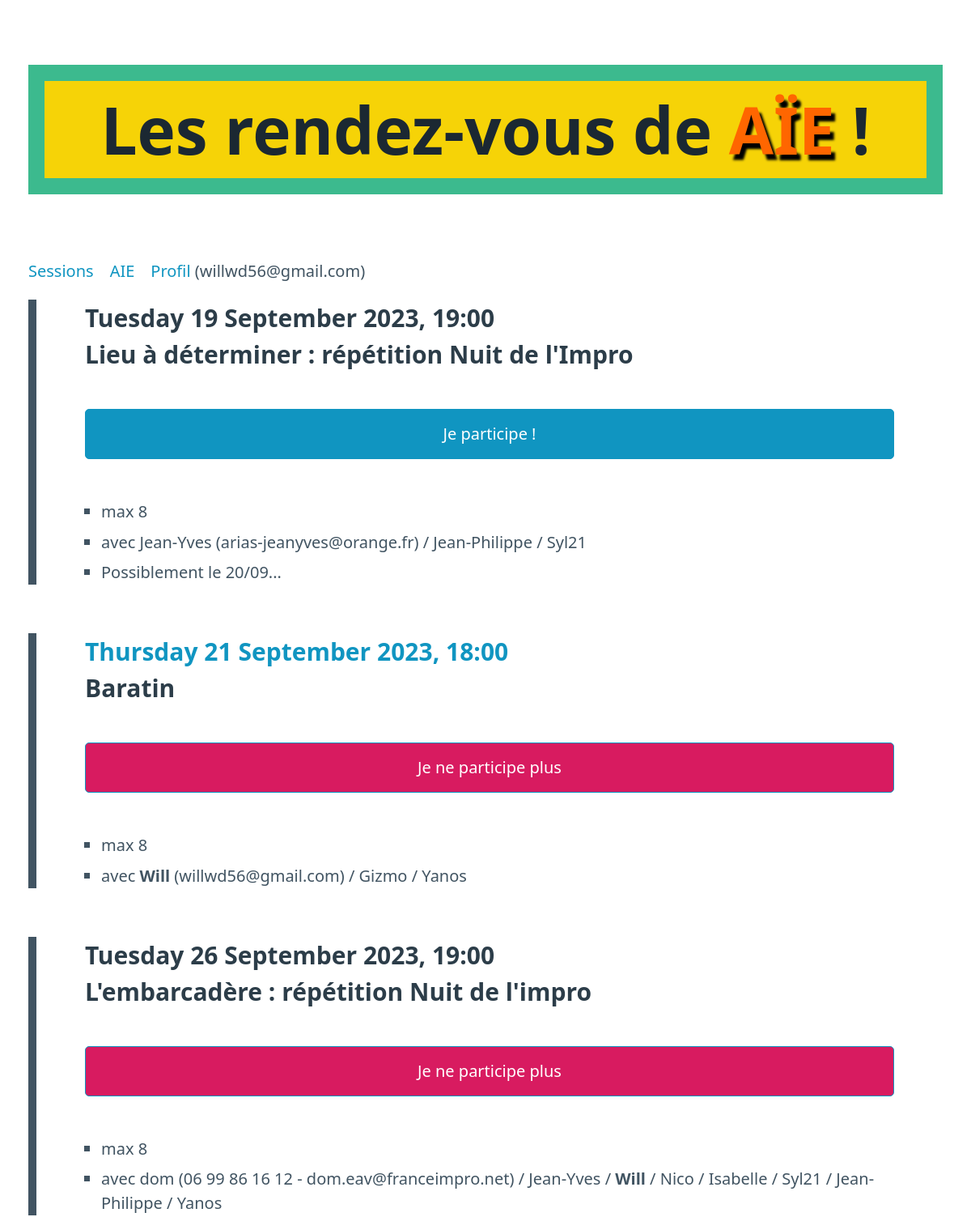
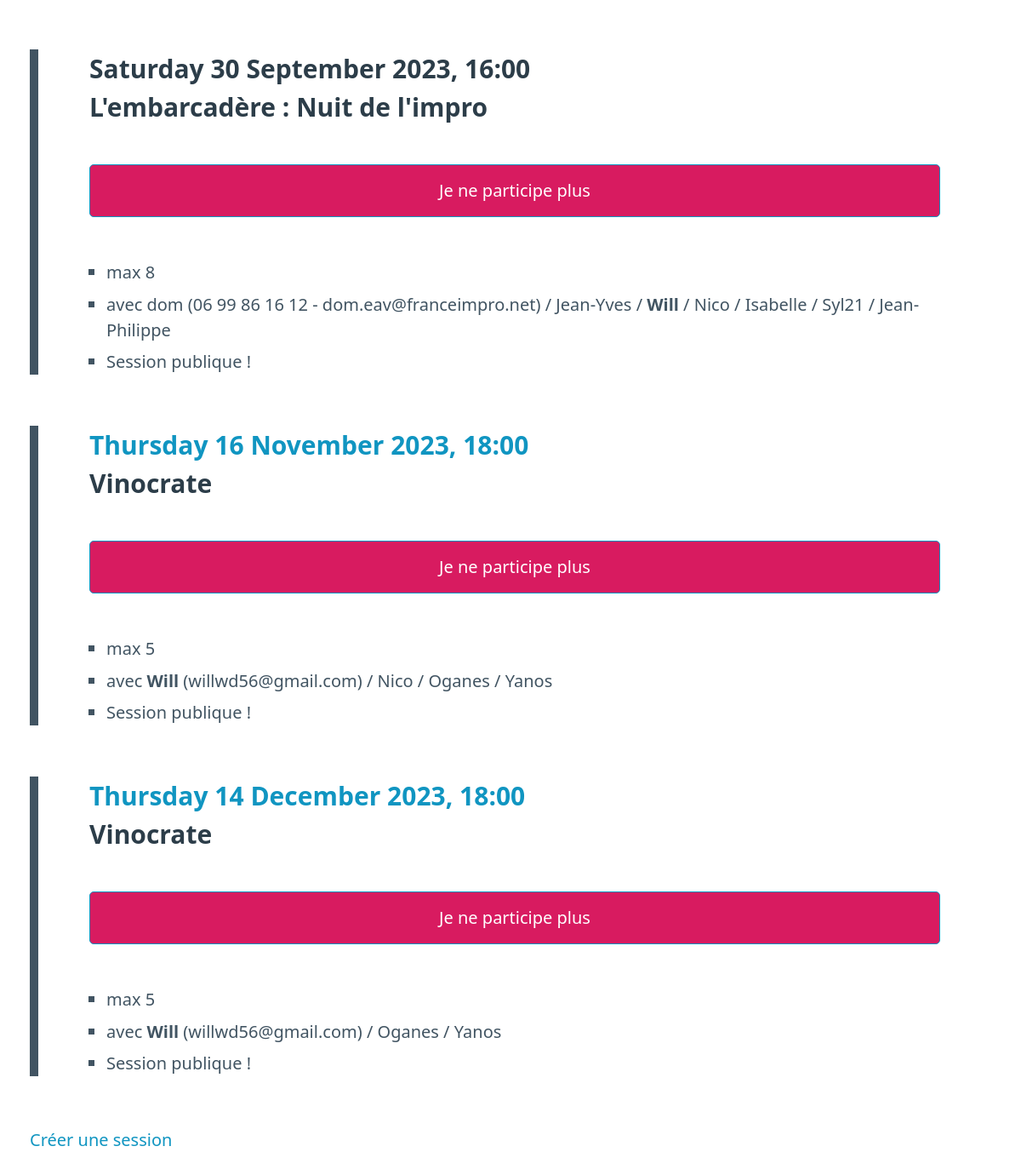
The app's page /291c6ca8235540329d23e912b19f2dca/sessions/ with its own data (2 pictures, top to bottom).
### models.py (models this page shows)
class Member(Model):
    uuid = UUIDField(index=True, unique=True)
    name = CharField(unique=True, default='')
    email = CharField(index=True, unique=True, default='')
    phone = CharField(default='')
    infos = TextField(default='')
    admin = BooleanField(default=False)
    class Meta:
        database = db

class Session(Model):
    place = CharField(default='')
    when = DateTimeField()
    notes = TextField(default='')
    public = BooleanField(default=False)
    max_attendees = IntegerField()
    class Meta:
        database = db

class SessionAttendee(Model):
    session = ForeignKeyField(Session, index=True, backref='attendees')
    member = ForeignKeyField(Member)
    lead = BooleanField()
    class Meta:
        database = db

### server.py (the view, shortened to what this page needs)
@app.route('/<uuid>/sessions/', methods=['GET', 'POST'])
def sessions(uuid):
    member = Member.get(Member.uuid == uuid)
    sessions = Session.select().where(Session.when > datetime.now().date()).order_by(Session.when.asc())
    return render_template('sessions.html', sessions=sessions, uuid=uuid, member=member, SessionAttendee=SessionAttendee)

### server.py (called while the page is built)
@app.before_request
def _db_connect():
    db.connect()

@app.teardown_request
def _db_close(exc):
    if not db.is_closed():
        db.close()

### templates/sessions.html (shortened to what this page needs)
{% extends "base.html" %}
{% block content %}
{% for session in sessions %}
{% set participation = SessionAttendee.get_or_none(SessionAttendee.member == member, SessionAttendee.session == session) %}
{% set session_date = session.when.strftime('%A %d %B %Y, %H:%M') %}
<div class="session">
  <h3>
    {% if member.admin or participation and participation.lead %}
    <a href="{{ url_for('edit_session', uuid=member.uuid, session_id=session.id) }}">{{ session_date }}</a>
    {% else %}
    {{ session_date }}
    {% endif %}
    <br/>{{ session.place }}
  </h3>
  <form method="POST">
    {% if participation %}
    <input type="submit" class="warning" value="Je ne participe plus"></input>
    {% else %}
    <input type="submit" value="Je participe !"></input>
    {% endif %}
  </form>
  <ul>
    {% if session.max_attendees %}
    <li>max {{ session.max_attendees }}</li>
    {% endif %}
    <li>avec
      {% for attendee in session.attendees %}
      {% if not loop.first %} / {% endif %}
      {% if attendee.member == member %}
      <b>{{ attendee.member.name }}</b>
      {% else %}
      {{ attendee.member.name }}
      {% endif %}
      {% if attendee.lead %}
      ({% if attendee.member.phone %}{{ attendee.member.phone }} - {% endif %}{{ attendee.member.email }})
      {% endif %}
      {% endfor %}
    </li>
    {% if session.notes %}
    <li>
      {{ session.notes }}
    </li>
    {% endif %}
    {% if session.public %}
    <li>
      Session publique !
    </li>
    {% endif %}
  </ul>
</div>
{% endfor %}
<a href="{{ url_for('edit_session', uuid=member.uuid) }}">Créer une session</a>
{% endblock %}

### templates/base.html (shortened to what this page needs)
<!DOCTYPE html>
<html lang="fr">
  <head>
    <link rel="stylesheet" href="/static/pico.min.css">
  </head>
  <body>
    <main class="container">
      <h1>Les rendez-vous de <span class="aie">AÏE</span> !</h1>
      {% if member %}
      <nav>
	<ul>
	  <li><a href="{{ url_for('sessions', uuid=member.uuid) }}">Sessions</a></li>
	  <li><a href="https://aie.franceimpro.net">AIE</a></li>
	  <li><a href="{{ url_for('profile', uuid=member.uuid) }}">Profil</a> ({{ member.email }})</li>
	</ul>
      </nav>
      {% endif %}
      {% block content %}
      {% endblock %}
    </main>
  </body>
</html>

### templates/base.html (style rules this page uses)
:root .warning { --background-color: #d81b60; }
:root .session { padding: 0em 3em; border-left: 0.5em solid; margin-bottom: 3em; }
h1 { background-color: #f6d307; padding: 0em; text-align: center; border: 20px solid #3cba8e; font-size: 4em; }
:root span.aie { color: #ff6600 !important; text-shadow: black 5px 7px 3px; }

### records on screen
Member: email "willwd56@gmail.com"
SessionAttendee: member.name "Jean-Yves", member.email "arias-jeanyves@orange.fr"
SessionAttendee: member.name "Jean-Philippe"
SessionAttendee: member.name "Syl21"
SessionAttendee: member.name "Will", member.email "willwd56@gmail.com"
SessionAttendee: member.name "Gizmo"
SessionAttendee: member.name "Yanos"
SessionAttendee: member.name "dom", member.phone "06 99 86 16 12", member.email "dom.eav@franceimpro.net"
SessionAttendee: member.name "Jean-Yves"
SessionAttendee: member.name "Will"
SessionAttendee: member.name "Nico"
SessionAttendee: member.name "Isabelle"
SessionAttendee: member.name "Syl21"
SessionAttendee: member.name "Jean-Philippe"
SessionAttendee: member.name "Yanos"
SessionAttendee: member.name "dom", member.phone "06 99 86 16 12", member.email "dom.eav@franceimpro.net"
SessionAttendee: member.name "Jean-Yves"
SessionAttendee: member.name "Will"
SessionAttendee: member.name "Nico"
SessionAttendee: member.name "Isabelle"
SessionAttendee: member.name "Syl21"
SessionAttendee: member.name "Jean-Philippe"
SessionAttendee: member.name "Will", member.email "willwd56@gmail.com"
SessionAttendee: member.name "Nico"
SessionAttendee: member.name "Oganes"
SessionAttendee: member.name "Yanos"
SessionAttendee: member.name "Will", member.email "willwd56@gmail.com"
SessionAttendee: member.name "Oganes"
SessionAttendee: member.name "Yanos"

### other values on screen
{{ session_date }} "Tuesday 19 September 2023, 19:00"
{{ session.place }} "Lieu à déterminer : répétition Nuit de l'Impro"
{{ session.max_attendees }} "8"
{{ session.notes }} "Possiblement le 20/09..."
{{ session_date }} "Thursday 21 September 2023, 18:00"
{{ session.place }} "Baratin"
{{ session_date }} "Tuesday 26 September 2023, 19:00"
{{ session.place }} "L'embarcadère : répétition Nuit de l'impro"
{{ session_date }} "Saturday 30 September 2023, 16:00"
{{ session.place }} "L'embarcadère : Nuit de l'impro"
{{ session_date }} "Thursday 16 November 2023, 18:00"
{{ session.place }} "Vinocrate"
{{ session.max_attendees }} "5"
{{ session_date }} "Thursday 14 December 2023, 18:00"
